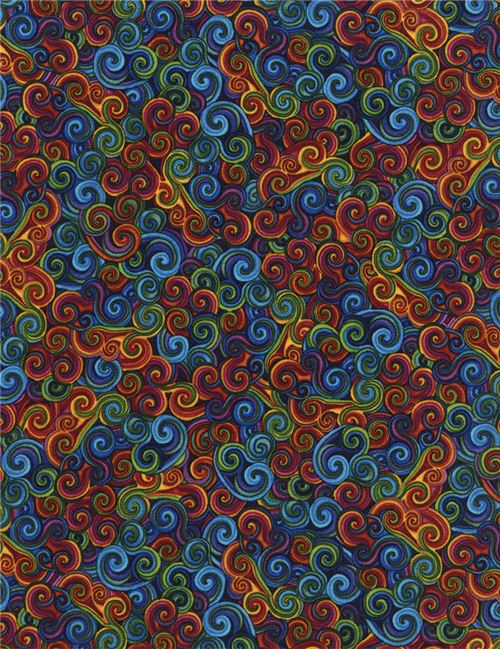
%> input picture fabric.jpg, 500 x 649 px
$ octave SLICalgo.m   (GNU Octave 9; MATLAB toolbox functions it lacks are replaced by stand-ins)
%> lines starting %> are read from the running program, lines starting %| are printed output that depends on the picture
fabric = imread("fabric.jpg");
%> fabric is the input picture: size 649x500x3 uint8; mean R, G, B 75.2, 63.1, 63.5
[L,N]  = superpixels(fabric, 500);
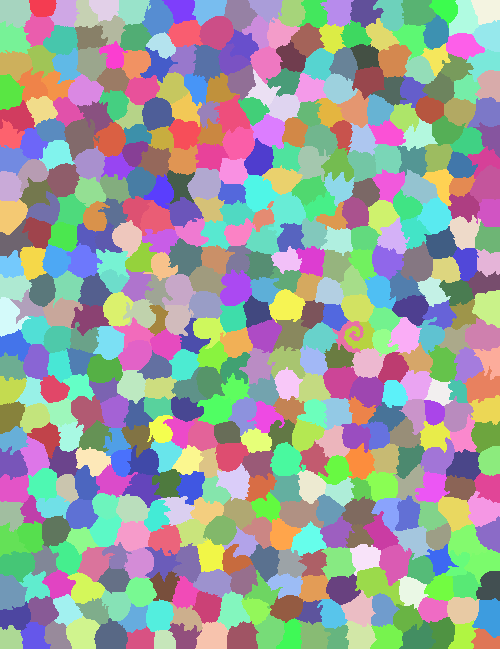
%> L: size 649x500 double; 518 distinct labels, from 1 to 518; one colour per label, 0 black
%> N = 518

figure

BW = boundarymask(L);
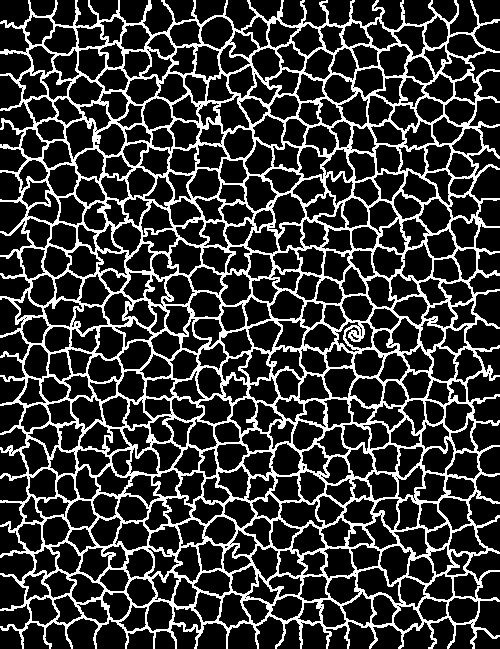
%> BW: size 649x500 logical; 21.4% white in thin lines or dots
imshow(imoverlay(fabric,BW,'yellow'),'InitialMagnification',67)
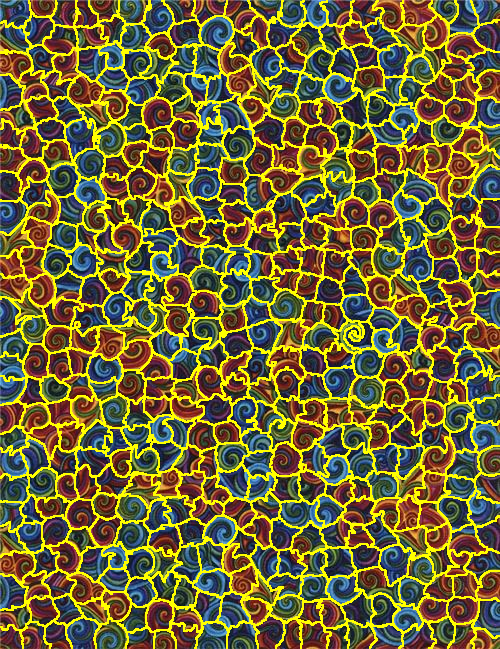
%> displayed picture: size 649x500x3, on the screen's scale of 0 to 255; mean R, G, B 114.1, 104.5, 50.7
title("Image Segmantation to Superpixels")
